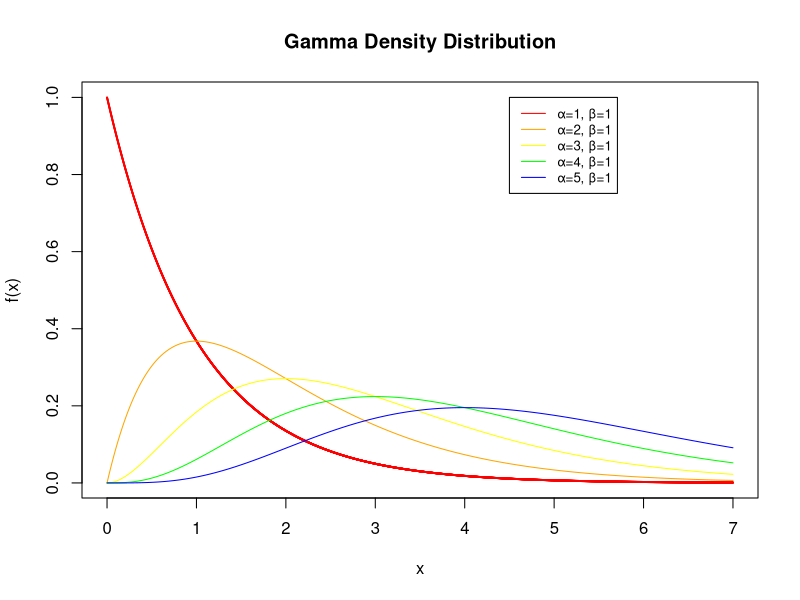
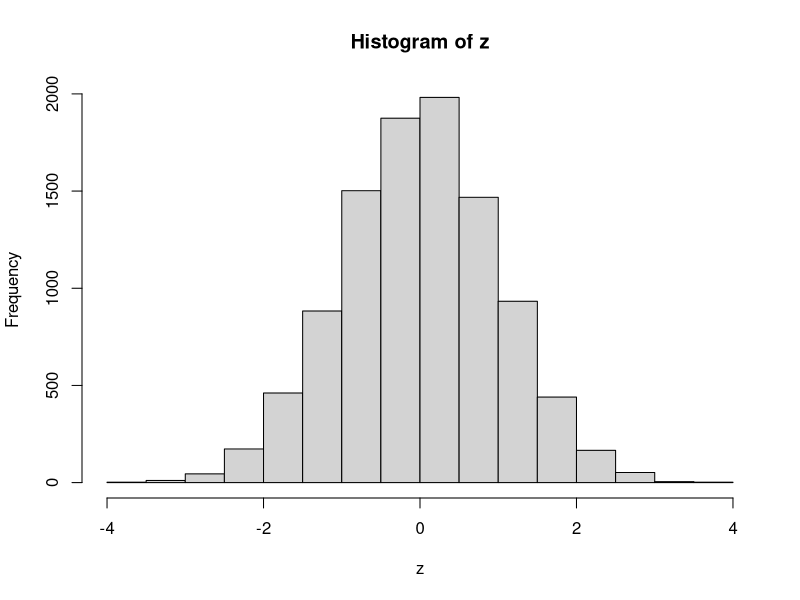
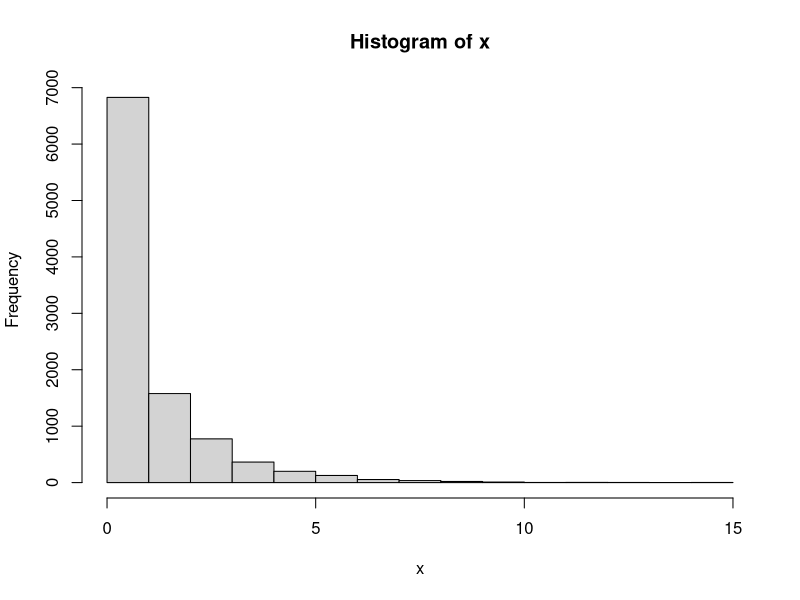
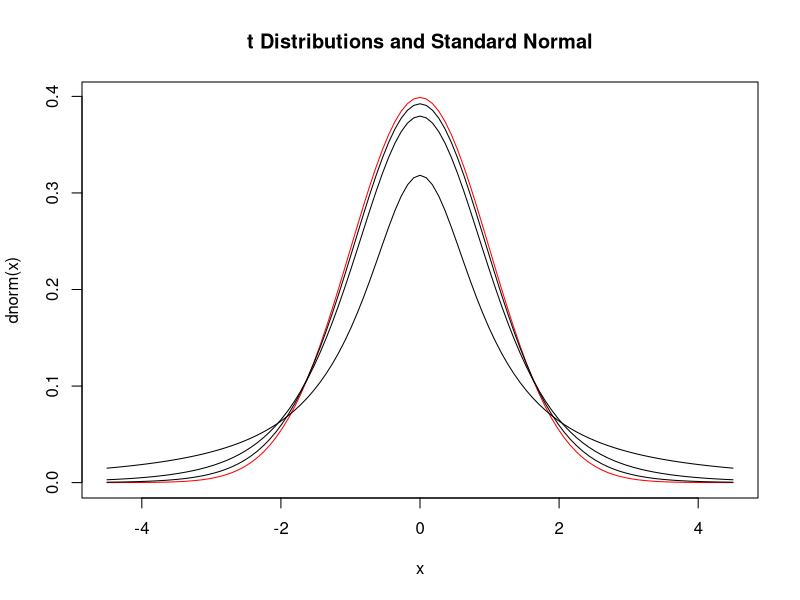
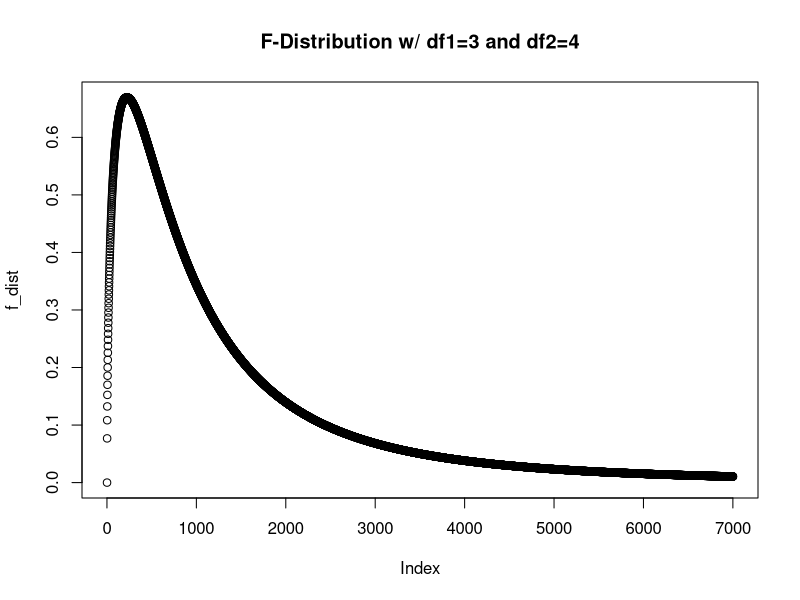

These charts were generated, in order, by the following R code:
## ---- chunk 1
exp_seq <-seq(0,7,.001)  #sequence from 0 to 5 by .001 
plot(exp_seq, dgamma(exp_seq,1,1), col="red", main="Gamma Density Distribution", 
     xlab = "x", ylab="f(x)",cex=0.02)
lines(exp_seq, dgamma(exp_seq,2,1), col="orange")
lines(exp_seq, dgamma(exp_seq,3,1), col="yellow")
lines(exp_seq, dgamma(exp_seq,4,1), col="green")
lines(exp_seq, dgamma(exp_seq,5,1), col="blue")
legend(4.5, 1, legend=c("α=1, β=1", "α=2, β=1", "α=3, β=1", "α=4, β=1", "α=5, β=1"),
       col=c("red", "orange", "yellow", "green", "blue"), lty=1, cex=0.8)
## ---- chunk 2
#Z is standard normal N(0,1)

z <- rnorm(n = 10000, mean = 0, sd = 1)
hist(z)

#Creating a chi-square distribution by squaring the values
x = z^2
hist(x, bins=5)
## ---- chunk 3
curve(dnorm(x), -4.5, 4.5, col = "red", main = "t Distributions and Standard Normal")
curve(dt(x, df = 1), add = TRUE)
curve(dt(x, df = 5), add = TRUE)
curve(dt(x, df = 15), add = TRUE)
## ---- chunk 4
f_seq <- seq(0, 7, .001)
f_dist <- df(f_seq, df1 = 3, df2 = 4)
plot(f_dist, main = "F-Distribution w/ df1=3 and df2=4")
